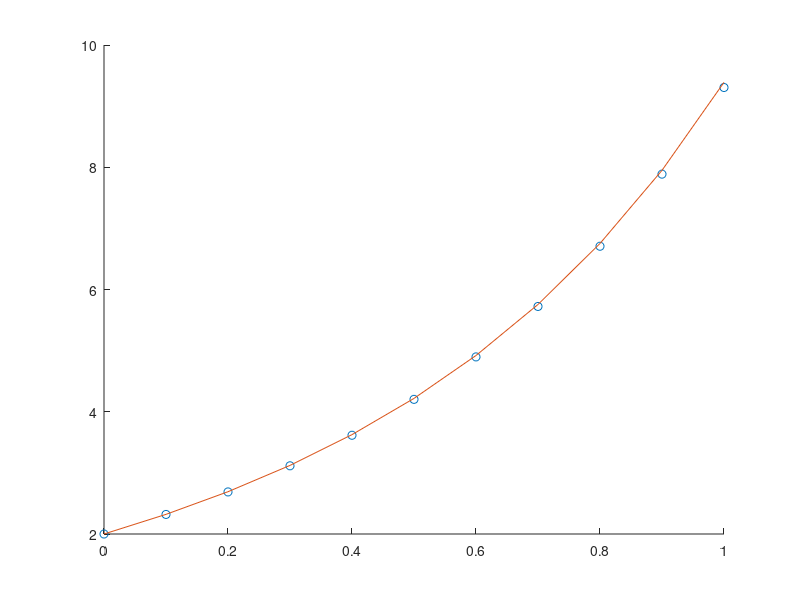

MATLAB code for this plot:
function metodo_mejorado_euler

  f = @(x, y)(2*y - 2*x-1);
  y0 = 2;
  h = 0.1;
  x = 0 : h : 1;
  y = [y0];

  for i = 2: 11

    # Pendiente anterior
    l1 = f(x(i-1), y(i-1));

    l2 = f(x(i),y(i-1)+h*l1);
    lprom = 0.5 * (l1 + l2);
    y(i) = y(i-1) + h * lprom;

  endfor
  hold on

  figure(1);
  plot(x, y, "o");

  error = [];

  #for i = 1 : 11
  #  error(i)=exp(2*x(i))+x(i)+1 - y(i);
  #endfor

  #plot(x, error);

  plot(x, exp(2*x)+x+1)
  hold off


endfunction
